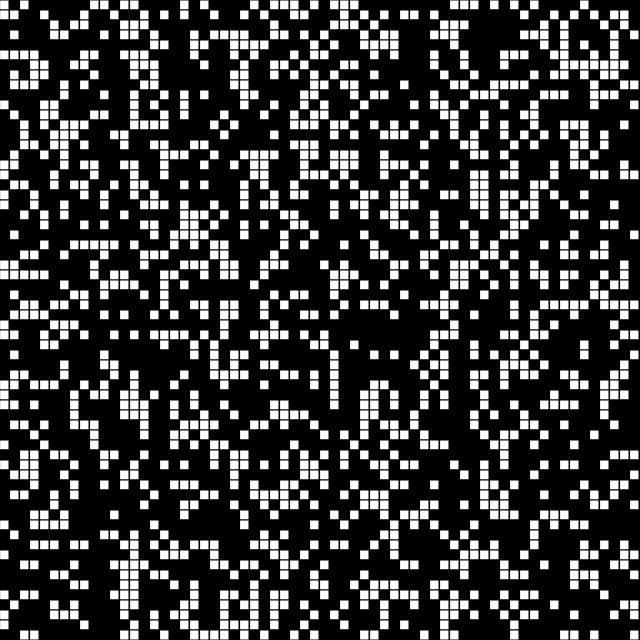
Frame 1 (no input)
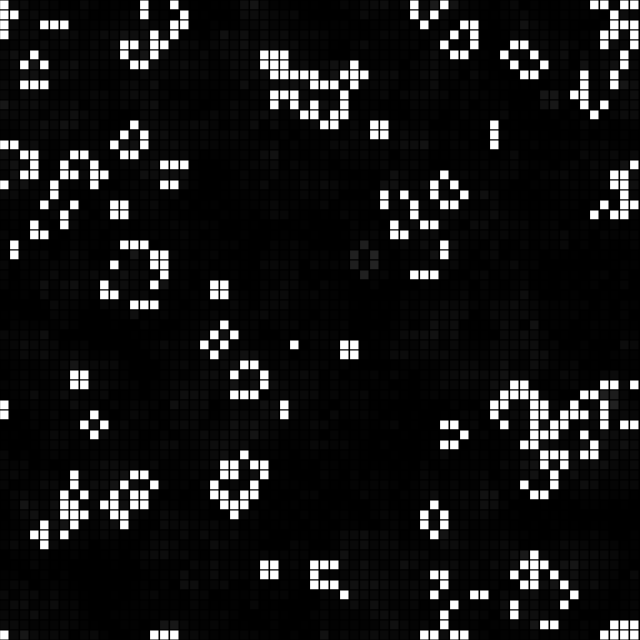
Frame 60 (no input)
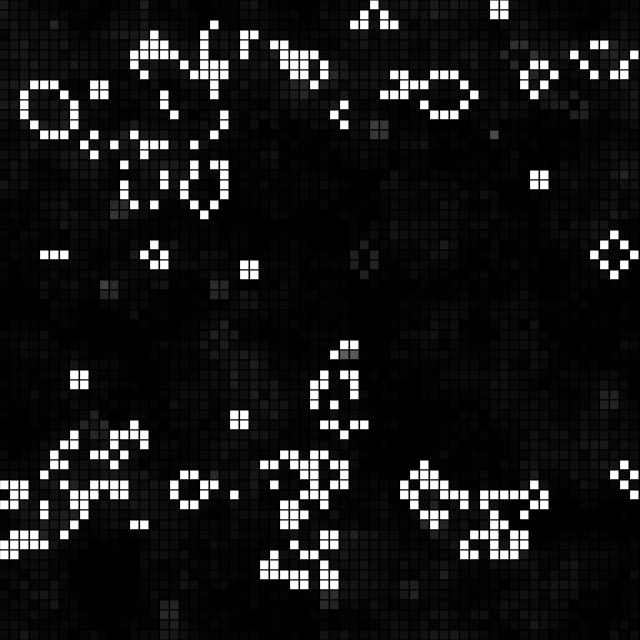
Frame 120 (the mouse pressed at the canvas centre since frame 60)

The p5.js sketch that drew these frames (run headless with seeded random() and noise() and a simulated clock; from frame 60 on, the mouse is pressed at the canvas centre):

// p5.js sketch
// ── sketch.js
let rows = 64;
let cols = 64;
let resolution = 10;
let pause = false;
let grid;
let button;

class Cell{
    constructor(x, y){
        this.alive = Math.floor(Math.random() * 1.5);
        this.x = x * resolution;
        this.y = y * resolution;
        this.r = 0;
        this.g = 0;
        this.b = 0;
        this.generation = 0;
    }

    drawMyself(){
        if(this.alive)
            fill(255);
        else
        fill((this.r + this.generation*1.001) % 255, (this.g + this.generation*1.002) % 255, (this.b + this.generation*1.003) % 255);
        stroke(0);
        rect(this.x, this.y, resolution - 1, resolution);
    }
    getState(){
        return this.alive;
    }
    setState(state){
        this.alive = state;
    }
    increaseGen(){
        this.generation = this.generation > 255 ? 0 : this.generation + 1;
    }
}
//
let create2DArray = (rows, cols) => {
    let grid = Array(cols);

    for (let i = 0; i < cols; i++) {
        grid[i] = [];
        for (let j = 0; j < rows; j++) {
            grid[i].push(new Cell(i, j));
        }
    }
    // console.table(grid);
    return grid;
}

function setup() {
    frameRate(60);
    grid = create2DArray(cols, rows);
    createCanvas(640, 640);
    button = createButton('Pause');
    button.mousePressed(() => pause = !pause);
}

function touchMoved() {
    bringToLife();
}

function mouseClicked() {
    bringToLife();
}

function bringToLife(){
    let x = Math.floor(mouseX / resolution);
    let y = Math.floor(mouseY / resolution);
    grid[x][y].setState(1);
    grid[x][y].increaseGen();
}


function runRules() {
    grid2 = Array(grid.length);
    for (let i = 0; i < grid.length; i++) {
        grid2[i] = Array(grid[i].length).fill(0);
        for (let j = 0; j < grid[i].length; j++) {
            let count = 0;

            for (let xi = -1; xi < 2; xi++) {
                for (let xj = -1; xj < 2; xj++) {

                    count += grid[(i + xi + cols) % cols][(j + xj + rows) % rows].getState();
                }
            }
            count -= grid[i][j].getState();
            // console.log(count);

            if (grid[i][j].getState() == 1) {
                if (count > 3 || count < 2) {
                    grid2[i][j] = 0;
                } else {
                    grid2[i][j] = grid[i][j].getState();
                }
            } else if (grid[i][j].getState() == 0) {
                if (count == 3) {
                    grid2[i][j] = 1;
                } else {
                    grid2[i][j] = grid[i][j].getState();
                }
            }

            //small chance to spawn to keep things moving
            if (Math.random() < .00002) {
                grid2[i][j] = 1;
            }
        }
    }

    return grid2;
}


let m = 0;
function draw() {
    background(0);
    for (let i = 0; i < rows; i++) {
        for (let j = 0; j < cols; j++) {
            let x = i * resolution;
            let y = j * resolution;
            // if (grid[i][j] == 1)
            //     fill(0)
            // else
            //     fill(255);
            grid[i][j].drawMyself();
            // replace with draw
            // stroke(0);
            // rect(x, y, resolution - 1, resolution);
        }
    }

    if (!pause) {
        let newStates = runRules();
        for(let i = 0; i < rows; i++){
            for(let j = 0; j < cols; j++){
                if(grid[i][j].getState() == newStates[i][j] && grid[i][j].getState() == 1){
                    grid[i][j].increaseGen();
                }
                grid[i][j].setState(newStates[i][j]);
            }
        }
    }


}
// ── style.css
body{
    background-color: #3f3f3f;
}
